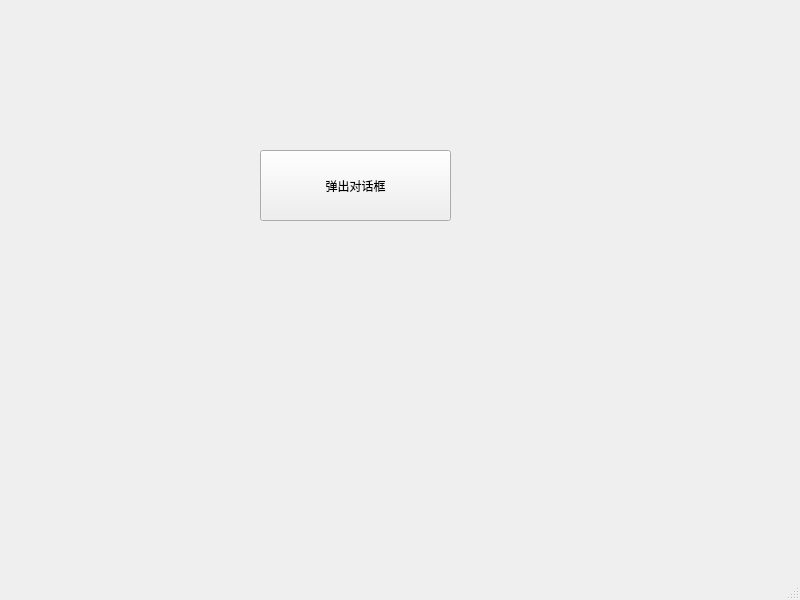
<?xml version="1.0" encoding="UTF-8"?>
<ui version="4.0">
 <class>MainWindow</class>
 <widget class="QMainWindow" name="MainWindow">
  <property name="geometry">
   <rect>
    <x>0</x>
    <y>0</y>
    <width>800</width>
    <height>600</height>
   </rect>
  </property>
  <property name="windowTitle">
   <string>MainWindow</string>
  </property>
  <widget class="QWidget" name="centralwidget">
   <widget class="QPushButton" name="pushButton">
    <property name="geometry">
     <rect>
      <x>260</x>
      <y>150</y>
      <width>191</width>
      <height>71</height>
     </rect>
    </property>
    <property name="text">
     <string>弹出对话框</string>
    </property>
   </widget>
  </widget>
  <widget class="QMenuBar" name="menubar">
   <property name="geometry">
    <rect>
     <x>0</x>
     <y>0</y>
     <width>800</width>
     <height>18</height>
    </rect>
   </property>
  </widget>
  <widget class="QStatusBar" name="statusbar"/>
 </widget>
 <resources/>
 <connections/>
</ui>
